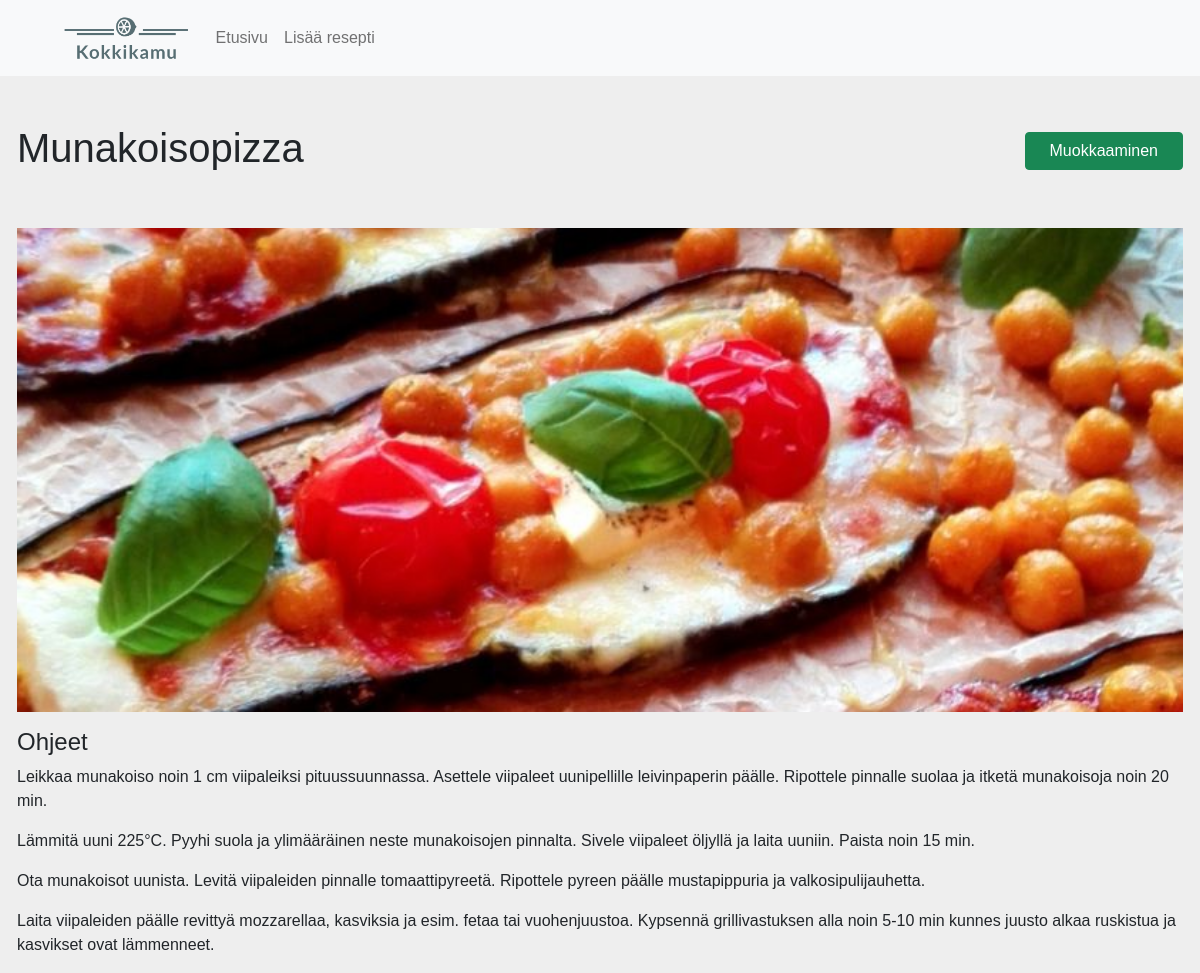
Screenshot of /resepti/7/ with the database file from the repository.
### resepti_app/models.py (models this page shows, shortened)
class Recipe(models.Model):
    headline = models.CharField(max_length=300)
    body_text = RichTextField(blank=True, null=True)
    image = models.ImageField(upload_to='images/')
    categoryFK = models.ForeignKey(Category, on_delete=models.CASCADE, blank=True, null=True) #SET_DEFAULT , to_field='name'
    ingredients = models.ManyToManyField(Ingredient, related_name='recipes') # recipe_set

### resepti_app/views.py (the view)
# urls.py: path('resepti/<int:idx>/', views.resepti, name = 'resepti'),
def resepti(request, idx):
    recipe = Recipe.objects.get(id=idx)
    context = {
        'recipe': recipe,
    }
    return render(request, 'resepti_app/resepti.html', context)

### resepti_app/templates/resepti_app/resepti.html (shortened to what this page needs)
{% extends "resepti_app/base.html" %}
{% load static %}
{% block content %}
<div class="content_warp_recipe">
    <div class="row">
            <div class="d-inline-block d-flex justify-content-between my-5">
                <h1>{{recipe.headline}}</h1>
                <a href="{% url 'edit_resepti' recipe.id %}">
                    <button type="submit" class="btn btn-success px-4 my-2">Muokkaaminen</button>
                </a>
            </div>
        <img src="{{recipe.image.url}}" alt="kuva" class="pb-3 img_crop">
        <h4>Ohjeet</h4>
        <span>
            {{recipe.body_text|safe}}
        </span>
    </div>
</div>
{% endblock %}

### resepti_app/static/resepti_app/main.css (style rules this page uses)
body { background-color: #eee; font-family: "Poppins", sans-serif; font-weight: 300; min-width: 320px; }
.img_crop { width: 100%; height: 500px; object-fit: cover; object-position: 0% 20%; }
.content_warp_recipe { max-width: 1190px; }

### rows the page displays
Recipe: headline "Munakoisopizza", image (picture), body_text "Leikkaa munakoiso noin 1 cm viipaleiksi pituussuunnassa. Asettele viipaleet uunipellille leivinpaperin päälle. Ripottele pinnalle suolaa ja itketä munakoisoja noin 20 min. Lämmitä uuni 225°C. Pyyhi suola ja ylimääräinen neste munakoisojen pinnalta. Sivele viipaleet öljyllä ja laita uuniin. Paista noin 15 min. Ota munakoisot uunista. Levitä viipaleiden pinnalle tomaattipyreetä. Ripottele pyreen päälle mustapippuria ja valkosipulijauhetta. Laita viipaleiden päälle revittyä mozzarellaa, kasviksia ja esim. fetaa tai vuohenjuustoa. Kypsennä grillivastuksen alla noin 5-10 min kunnes juusto alkaa ruskistua ja kasvikset ovat lämmenneet."
